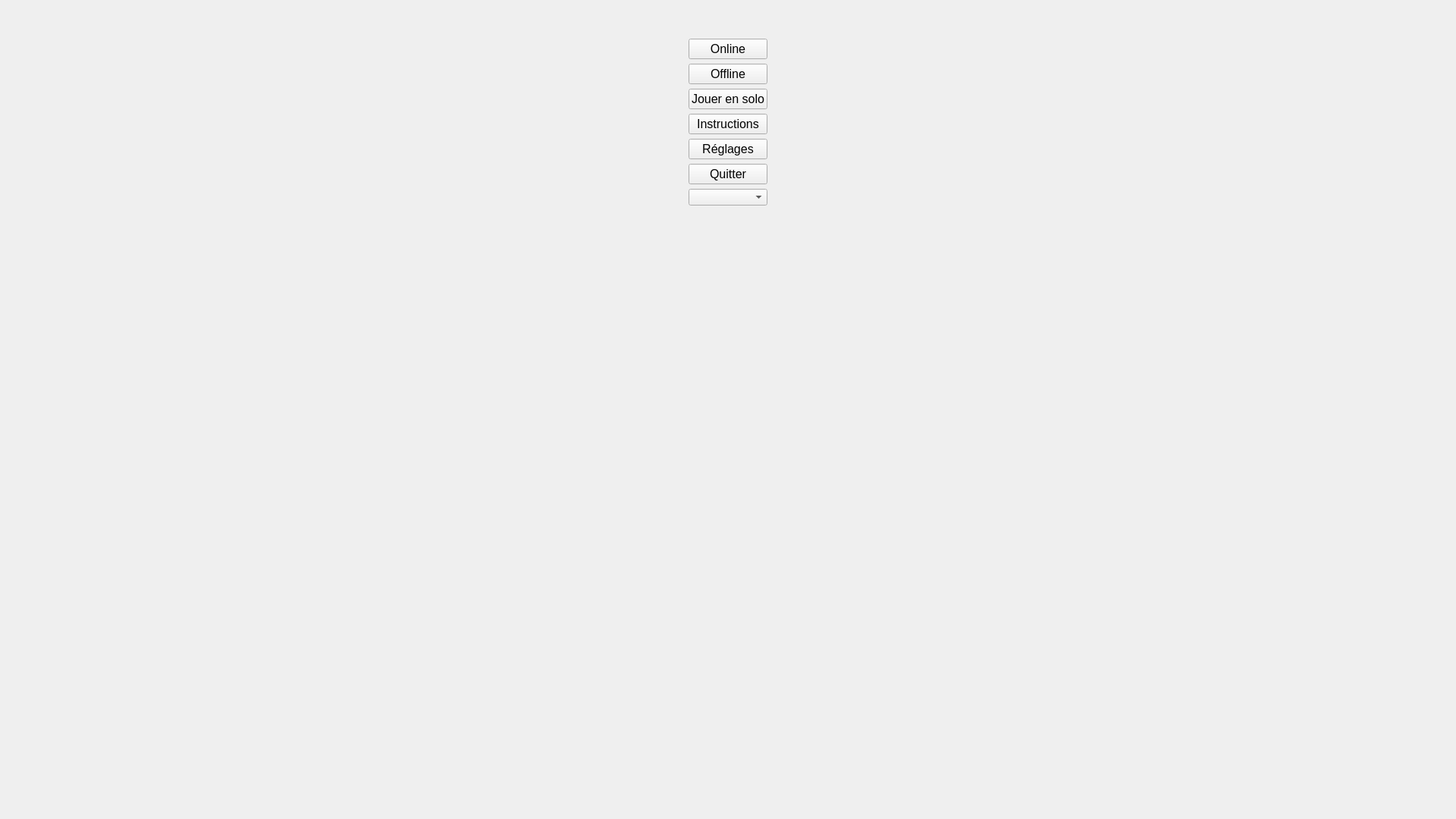
<?xml version="1.0" encoding="UTF-8"?>
<ui version="4.0">
 <class>MainWindow</class>
 <widget class="QMainWindow" name="MainWindow">
  <property name="geometry">
   <rect>
    <x>0</x>
    <y>0</y>
    <width>1920</width>
    <height>1080</height>
   </rect>
  </property>
  <property name="windowTitle">
   <string>MainWindow</string>
  </property>
  <property name="autoFillBackground">
   <bool>false</bool>
  </property>
  <property name="styleSheet">
   <string notr="true"/>
  </property>
  <widget class="QWidget" name="centralWidgetBis">
   <property name="styleSheet">
    <string notr="true"/>
   </property>
   <layout class="QVBoxLayout" name="verticalLayout_3">
    <item>
     <widget class="QLabel" name="titre">
      <property name="maximumSize">
       <size>
        <width>16777</width>
        <height>16777</height>
       </size>
      </property>
      <property name="cursor">
       <cursorShape>ArrowCursor</cursorShape>
      </property>
      <property name="text">
       <string/>
      </property>
      <property name="pixmap">
       <pixmap>:/new/prefix1/src/titre_light.png</pixmap>
      </property>
      <property name="alignment">
       <set>Qt::AlignCenter</set>
      </property>
     </widget>
    </item>
    <item>
     <widget class="QLabel" name="label">
      <property name="text">
       <string/>
      </property>
      <property name="pixmap">
       <pixmap resource="ressources.qrc">:/icones/images/titre.png</pixmap>
      </property>
      <property name="alignment">
       <set>Qt::AlignCenter</set>
      </property>
     </widget>
    </item>
    <item>
     <layout class="QHBoxLayout" name="horizontalLayout">
      <item>
       <spacer name="horizontalSpacer">
        <property name="orientation">
         <enum>Qt::Horizontal</enum>
        </property>
        <property name="sizeHint" stdset="0">
         <size>
          <width>40</width>
          <height>20</height>
         </size>
        </property>
       </spacer>
      </item>
      <item>
       <layout class="QVBoxLayout" name="verticalLayout_2">
        <item>
         <widget class="QPushButton" name="button_online">
          <property name="font">
           <font>
            <pointsize>12</pointsize>
            <kerning>true</kerning>
           </font>
          </property>
          <property name="cursor">
           <cursorShape>PointingHandCursor</cursorShape>
          </property>
          <property name="text">
           <string>Online</string>
          </property>
         </widget>
        </item>
        <item>
         <widget class="QPushButton" name="button_offline">
          <property name="font">
           <font>
            <pointsize>12</pointsize>
           </font>
          </property>
          <property name="text">
           <string>Offline</string>
          </property>
         </widget>
        </item>
        <item>
         <widget class="QPushButton" name="button_solo">
          <property name="font">
           <font>
            <pointsize>12</pointsize>
           </font>
          </property>
          <property name="cursor">
           <cursorShape>PointingHandCursor</cursorShape>
          </property>
          <property name="text">
           <string>Jouer en solo</string>
          </property>
         </widget>
        </item>
        <item>
         <widget class="QPushButton" name="button_instructions">
          <property name="font">
           <font>
            <pointsize>12</pointsize>
           </font>
          </property>
          <property name="cursor">
           <cursorShape>PointingHandCursor</cursorShape>
          </property>
          <property name="text">
           <string>Instructions</string>
          </property>
         </widget>
        </item>
        <item>
         <widget class="QPushButton" name="pushButton_options">
          <property name="font">
           <font>
            <pointsize>12</pointsize>
           </font>
          </property>
          <property name="cursor">
           <cursorShape>PointingHandCursor</cursorShape>
          </property>
          <property name="text">
           <string>Réglages</string>
          </property>
         </widget>
        </item>
        <item>
         <widget class="QPushButton" name="bouton_quitter">
          <property name="font">
           <font>
            <pointsize>12</pointsize>
           </font>
          </property>
          <property name="cursor">
           <cursorShape>PointingHandCursor</cursorShape>
          </property>
          <property name="text">
           <string>Quitter</string>
          </property>
         </widget>
        </item>
        <item>
         <widget class="QComboBox" name="comboBox"/>
        </item>
       </layout>
      </item>
      <item>
       <spacer name="horizontalSpacer_2">
        <property name="orientation">
         <enum>Qt::Horizontal</enum>
        </property>
        <property name="sizeHint" stdset="0">
         <size>
          <width>40</width>
          <height>20</height>
         </size>
        </property>
       </spacer>
      </item>
     </layout>
    </item>
    <item>
     <spacer name="verticalSpacer">
      <property name="orientation">
       <enum>Qt::Vertical</enum>
      </property>
      <property name="sizeHint" stdset="0">
       <size>
        <width>20</width>
        <height>40</height>
       </size>
      </property>
     </spacer>
    </item>
   </layout>
  </widget>
 </widget>
 <layoutdefault spacing="6" margin="11"/>
 <resources>
  <include location="ressources.qrc"/>
 </resources>
 <connections>
  <connection>
   <sender>bouton_quitter</sender>
   <signal>clicked()</signal>
   <receiver>MainWindow</receiver>
   <slot>close()</slot>
   <hints>
    <hint type="sourcelabel">
     <x>396</x>
     <y>347</y>
    </hint>
    <hint type="destinationlabel">
     <x>591</x>
     <y>412</y>
    </hint>
   </hints>
  </connection>
 </connections>
</ui>
